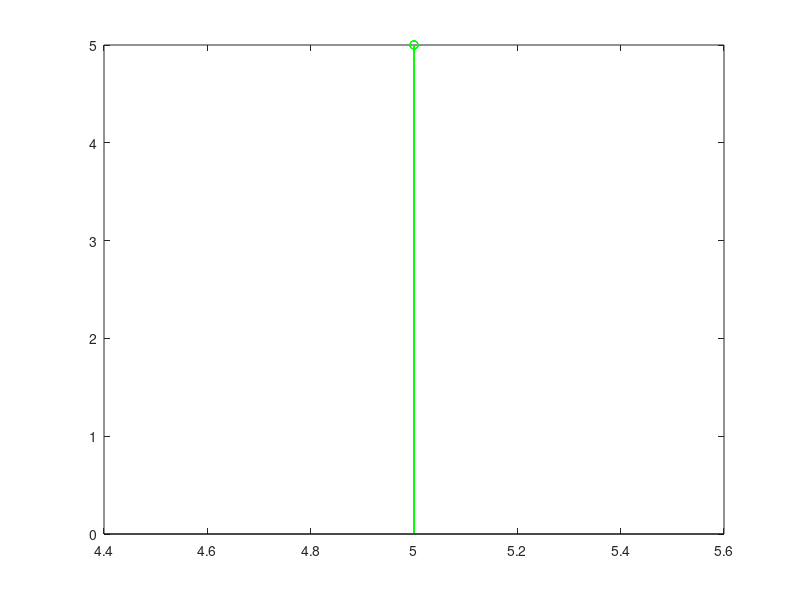

The MATLAB script that drew this image:
%Linear regression
n=input('Please enter the number of data points : ');
x=[1,n];
y=[1,n];
y2=[1,n];
for ( i= 1:1:n )
fprintf('Please enter x for %d point : ',i);
x(1,i)=input('');
fprintf('Please enter y for %d point : ',i);
y(1,i)=input('');
end 
sumx=0;
sumy=0;
sumxsq=0;
sumxy=0;
st=0;
sr=0;for ( i=1:1:n ) 
sumx= x(1,i) + sumx;
sumy= y(1,i) + sumy;
sumxsq= sumxsq+(x(1,i)^2);
sumxy=sumxy+ x(1,i) * y(1,i);
end
sol=inv ([n sumx ; sumx sumxsq])*[sumy;sumxy];
a0= sol (1,1) 
a1=sol ( 2,1)
ybar=(sumy/n);
for ( i = 1:1:n ) 
y2 ( 1,i )= a0 + a1 .* x(1,i) ;
sr=sr+(y(1,i)-a0-(a1*x(1,i)))^2;
st=st+(y(1,i)-ybar)^2;
end
st 
sr
rsq=(st-sr)/st
r=sqrt(rsq)
z=linspace (x(1),x(n),1000);
plot(z,a0+a1*z,'r')
hold on
stem(x,y,'g')